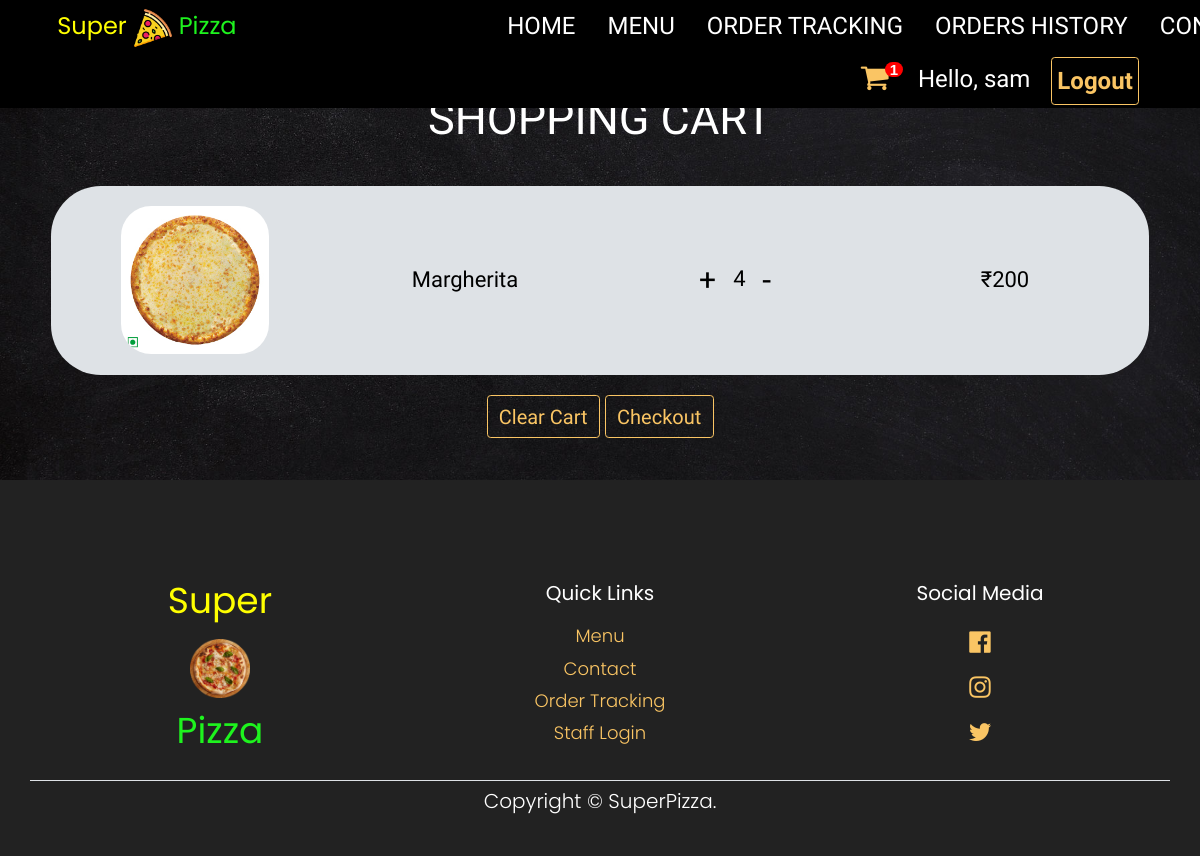
/cart/cart-detail/ (signed in), run on an earlier commit of the app's database.
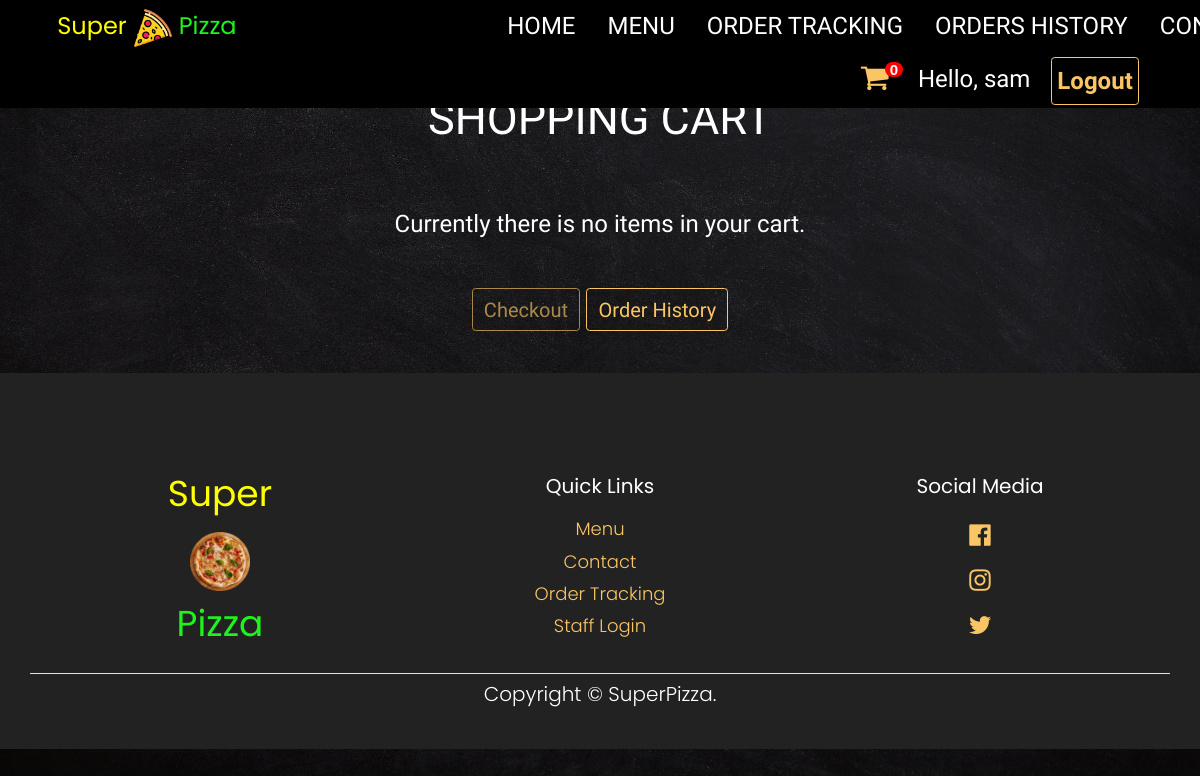
And on a later commit of the database.
### OrderHandeling/models.py (models this page shows, shortened)
class Cart(models.Model):
    user = models.ForeignKey(User, on_delete=models.CASCADE, null=False)
    pizza = models.ForeignKey(Pizza, on_delete=models.CASCADE, null=False)
    quantity = models.IntegerField()
    price = models.FloatField(max_length=5)
    total_price = models.FloatField(max_length=5)
    is_paid = models.BooleanField(default=False)
    order_id = models.CharField(max_length=7, default="", null=True)
    order_status = models.CharField(max_length=20, default="not_ordered", null=True)

### PizzaDelivery/models.py (models this page shows, shortened)
class Pizza(models.Model):
    name = models.CharField(max_length=100, null=False)
    price = models.CharField(max_length=4, null=False)
    description = models.CharField(max_length=500)
    image = models.ImageField(blank=True, upload_to='pizza/')

### OrderHandeling/views.py (the view)
# urls.py: path('cart/cart-detail/', order_handeling.cart_detail, name='cart_detail'),
def cart_detail(request):
    orders = models.Cart.objects.filter(user=request.user, is_paid=False)
    order_count = len(orders)
    ''' Code for avoiding duplicates '''
    object_list_with_duplicates = [order.pizza for order in orders]
    duplicate_object_list = [item for item, count in collections.Counter(object_list_with_duplicates).items() if
                             count > 1]
    duplicate_dict = collections.Counter(object_list_with_duplicates)
    new_dict = dict()
    if len(duplicate_object_list) != 0:
        for item in duplicate_object_list:
            order = models.Cart.objects.filter(pizza=item)
            order.delete()
        for item, count in duplicate_dict.items():
            if count > 1:
                new_dict[item] = count
        for item, count in new_dict.items():
            order = models.Cart(user=request.user, pizza=item, quantity=count, price=item.price)
            order.total_price = int(order.quantity) * int(order.price)
            order.save()
        context = {
            'orders': orders,
            'order_count':order_count,
        }
        return render(request, 'customer/cart.html', context)
    else:
        context = {
            'orders': orders,
            'order_count': order_count,
        }
        return render(request, 'customer/cart.html', context)

### templates/customer/cart.html (shortened to what this page needs)
{% extends 'homepage/base.html' %}
{% load static %}
{% block content %}
<div class="w3-container w3-padding-32 w3-xlarge" style="font-family:'Josefin Sans',sans-serif;padding-bottom: 0;">
    <div class="container">
        <h2 style="font-size:45px;font-weight:400;text-align:center;text-transform:uppercase;font-family:'Josefin Sans',sans-serif;padding:20px;margin-bottom:20px;margin-top: 40px;">
            Shopping Cart
        </h2>
        {% if order_count != 0 %}
        <div class="text-center" style="padding:10px;border-radius: 50px; margin:10px; background: #dee2e6;color: black;">
            {% for order in orders %}
            <div class="row align-items-center" style="padding:10px;margin-bottom:1px;">
                <div class="col">
                    <img class="img-fluid" src="{{ order.pizza.image.url }}" alt="{{order.pizza.name}}" style="border-radius: 30px;width: 60%;height: auto;">
                </div>
                <div class="col">
                    <h2 style="font-family:'Josefin Sans',sans-serif;font-size: 22px;">
                        {{order.pizza.name}}
                    </h2>
                </div>
                <div class="col">
                    <a href="{% url 'item_increment' order.id %}" style="color:black;font-size: 30px;border: none;" class="btn btn-primary">
                        +
                    </a>
                    <span style="font-family:'Josefin Sans',sans-serif;font-size: 22px;">
                        {{order.quantity}}
                    </span>
                    <a href="{% url 'item_decrement' order.id %}" style="font-size: 32px;color: black;border: none;" class="btn btn-primary">
                        -
                    </a>
                </div>
                <div class="col">
                    <h2 style="font-family:'Josefin Sans',sans-serif;font-size: 22px;">
                        ₹{{order.pizza.price}}
                    </h2>
                </div>
            </div>
        {% endfor %}
        </div>
        <div class="container text-center" style="padding:10px;margin-top:10px;font-size: 20px;">
            <a href="{% url 'cart_clear' %}" class="btn btn-primary" style="font-size: 20px;">Clear Cart</a>
            <a href="{% url 'checkout' %}" class="btn btn-primary" style="font-size: 20px;">Checkout</a>
        </div>
        {% else %}
        <div class="container text-center" style="padding:10px;margin-top:10px;">
            <p style="padding: 10px;margin-bottom: 1.5em;">
                Currently there is no items in your cart.
            </p>
            <a href="{% url 'checkout' %}" class="btn btn-primary disabled" style="font-size: 20px;">
                Checkout
            </a>
            <a href="{% url 'order_history' %}" class="btn btn-primary" style="font-size: 20px;">
                Order History
            </a>
        </div>
        {% endif %}
    </div>
</div>
{% endblock %}

### templates/homepage/base.html (shortened to what this page needs)
<!DOCTYPE html>
  {% load static %}
  <html lang="en">
    <head>
      <link href="https://cdn.jsdelivr.net/npm/bootstrap@5.0.2/dist/css/bootstrap.min.css" rel="stylesheet">
      <link rel="stylesheet" href="https://cdnjs.cloudflare.com/ajax/libs/font-awesome/4.7.0/css/font-awesome.min.css">
      <link rel="stylesheet" href="{% static 'css/w3.css' %}">
      <link rel="stylesheet" href="{% static 'css/style.css' %}">
    </head>
    <body>
      <div class="w3-top w3-hide-small" style="z-index: 2;">
        <div class="w3-bar w3-xlarge w3-black w3-opacity w3-hover-opacity-off" id="myNavbar">
          <div class="container">
            <a href="{% url 'home' %}" class="w3-bar-item w3-button">
              <span style="font-family: 'Poppins', sans-serif;color:yellow;"><b>Super</b></span>
              <img src="{% static 'images/pizza.png' %}" alt="logo" width="40px" height="auto">
              <span style="font-family: 'Poppins', sans-serif;;color:#1ef31e;"><b>Pizza</b></span>
            </a>
          </div>
          {% if user.is_authenticated %}
          <div class="container" style="margin-left: 20em;">
            <a href="{% url 'home' %}" class="w3-bar-item w3-button">HOME</a>
            <a href="{% url 'menu' %}" class="w3-bar-item w3-button">MENU</a>
            <a href="{% url 'order_tracking' %}" class="w3-bar-item w3-button">ORDER TRACKING</a>
            <a href="{% url 'order_history' %}" class="w3-bar-item w3-button">ORDERS HISTORY</a>
            <a href="{% url 'contact' %}" class="w3-bar-item w3-button">CONTACT</a>
          </div>
          <div class="container">
            <div style="float:right; padding:5px 15px;padding-bottom: 3px;">
              <div style="float:left;margin-left: 5px;margin-right:5px;margin-top:5px;">
                <a href="{% url 'cart_detail' %}" class="nav-link" style="padding:0;margin:0;font-size:24px;color:#fac564;">
                  <i class="fa" style="font-size:30px">&#xf07a;</i>
                  <span class='badge badge-warning' id='lblCartCount'>{{order_count}}</span>
                </a>
              </div>
              <div style="float:right;">
                <small style="font-size:24px;padding:5px;margin-left: 5px;margin-right:5px;">Hello, {{ user.username }}</small>
                <a class="btn btn-primary" style="font-size:24px;padding:5px;margin-left: 5px;margin-right:5px;" href="{% url 'logout' %}"><b>Logout</b></a>
              </div>
            </div>
          {% endif %}
          </div>
        </div>
      </div>
      {% block content %}
      {% endblock %}
      <footer class="w3-center w3-xxlarge" style="background-color:#222;color: #fff;padding-top: 1px;padding-bottom: 20px;">
        <div class="container" style="margin-top: 2em;">
          <div class="row">
            <div class="col" style="padding: 8px 16px;box-sizing: border-box;line-height: 1.8;">
              <a href="{% url 'home' %}" class="w3-bar-item w3-button">
                <span style="font-family: 'Poppins', sans-serif;color:yellow;">
                  <b>Super</b>
                </span><br>
                <img src="{% static 'images/bg_1.png' %}" alt="logo" width="60px" height="auto"><br>
                <span style="font-family: 'Poppins', sans-serif;;color:#1ef31e;">
                  <b>Pizza</b>
                </span>
              </a>
            </div>
            <div class="col" style="padding: 8px 16px;box-sizing: border-box;line-height: 1.8;font-family: 'Poppins', sans-serif">
              <h2 class="footer-heading" style="font-size: 20px;color: #fff;margin-top: 20px;margin-bottom: 15px;font-family: 'Poppins', sans-serif">
                Quick Links
              </h2>
              <ul class="list-group" style="padding-left: 0;list-style: none;font-size: 18px;">
                <li>
                  <a href="{% url 'menu' %}">
                    Menu
                  </a>
                </li>
                <li>
                  <a href="#">
                    Contact
                  </a>
                </li>
                <li>
                  <a href="{% url 'order_tracking' %}">
                    Order Tracking
                  </a>
                </li>
                <li>
                  <a href="{% url 'staffLogin' %}">
                    Staff Login
                  </a>
                </li>
              </ul>
            </div>
            <div class="col" style="padding: 8px 16px;box-sizing: border-box;line-height: 1.8;">
              <h2 class="footer-heading" style="font-size: 20px;color: #fff;margin-top: 20px;margin-bottom: 15px;font-family: 'Poppins', sans-serif">
                Social Media
              </h2>
              <ul class="list-group" style="padding-left: 0;list-style: none;font-size: 25px;">
                <li>
                  <a href="https://www.facebook.com" target="_blank" data-toggle="tooltip" data-placement="top" title data-original-title="Facebook">
                    <i class="fa fa-facebook-official" aria-hidden="true"></i>
                  </a>
                </li>
                <li>
                  <a href="https://www.instagram.com" target="_blank">
                    <i class="fa fa-instagram" aria-hidden="true"></i>
                  </a>
                </li>
                <li>
                  <a href="https://www.twitter.com" target="_blank">
                    <i class="fa fa-twitter" aria-hidden="true"></i>
                  </a>
                </li>
              </ul>
            </div>
            </div>
          </div>
        <div class="container" style="padding:5px;border-top: 1px solid #dee2e6;font-family: 'Poppins',sans-serif;padding: 5px;border-top: 1px solid #dee2e6;font-size: 20px;">
          <p>Copyright © SuperPizza.</p>
        </div>
      </footer>
    </body>
  </html>

### static/css/w3.css (style rules this page uses)
*,*:before,*:after { box-sizing:inherit }
html { -ms-text-size-adjust:100%;-webkit-text-size-adjust:100% }
body { margin:0 }
article,aside,details,figcaption,figure,footer,header,main,menu,nav,section { display:block }
a { background-color:transparent }
b,strong { font-weight:bolder }
small { font-size:80% }
img { border-style:none }
html,body { font-family:Verdana,sans-serif;font-size:15px;line-height:1.5 }
html { overflow-x:hidden }
h2 { font-size:30px }
h1,h2,h3,h4,h5,h6 { font-family:"Segoe UI",Arial,sans-serif;font-weight:400;margin:10px 0 }
img { vertical-align:middle }
a { color:inherit }
.w3-btn,.w3-button { border:none;display:inline-block;padding:8px 16px;vertical-align:middle;overflow:hidden;text-decoration:none;color:inherit;background-color:inherit;text-align:center;cursor:pointer;white-space:nowrap }
.w3-btn,.w3-button { -webkit-touch-callout:none;-webkit-user-select:none;-khtml-user-select:none;-moz-user-select:none;-ms-user-select:none;user-select:none }
.w3-bar { width:100%;overflow:hidden }
.w3-bar .w3-bar-item { padding:8px 16px;float:left;width:auto;border:none;display:block;outline:0 }
.w3-bar .w3-button { white-space:normal }
.w3-container:after,.w3-container:before,.w3-panel:after,.w3-panel:before,.w3-row:after,.w3-row:before,.w3-row-padding:after,.w3-row-padding:before, .w3-cell-row:before,.w3-cell-row:after,.w3-clear:after,.w3-clear:before,.w3-bar:before,.w3-bar:after { content:"";display:table;clear:both }
.w3-top,.w3-bottom { position:fixed;width:100%;z-index:1 }
.w3-top { top:0 }
.w3-container,.w3-panel { padding:0.01em 16px }
.w3-opacity,.w3-hover-opacity:hover { opacity:0.60 }
.w3-xlarge { font-size:24px!important }
.w3-xxlarge { font-size:36px!important }
.w3-center { text-align:center!important }
.w3-padding-32 { padding-top:32px!important;padding-bottom:32px!important }
.w3-black,.w3-hover-black:hover { color:#fff!important;background-color:#000!important }

What changed in the data, as far as the page shows it:
removed Cart: pizza.image (picture), pizza.name "Margherita", quantity "4", pizza.price "200"
Also different on the page:
{{ order_count }}: "1" → "0"
text no longer shown: "Clear Cart"
text now shown: "Currently there is no items in your cart. Order History"
